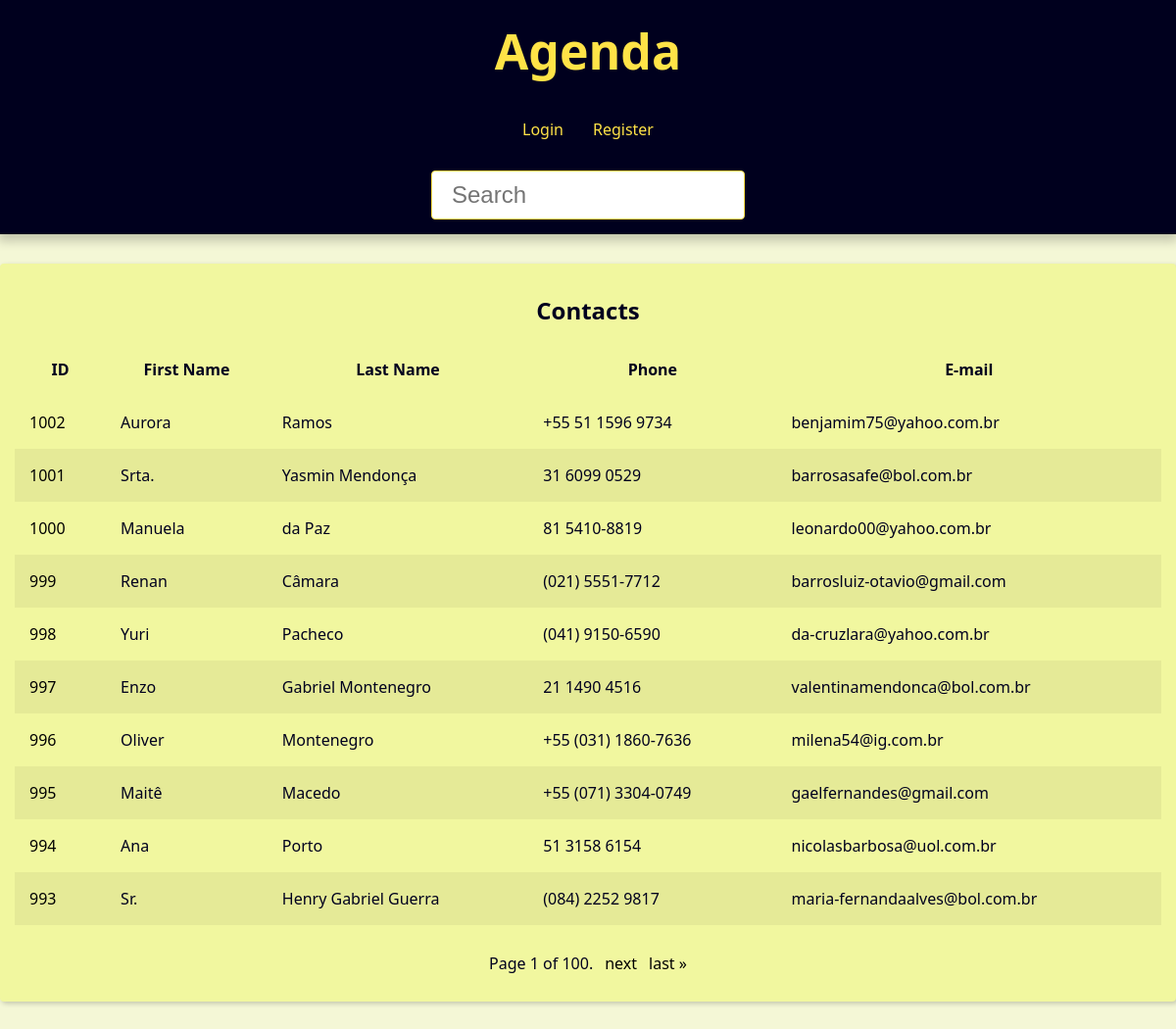
The app's page /, older data.
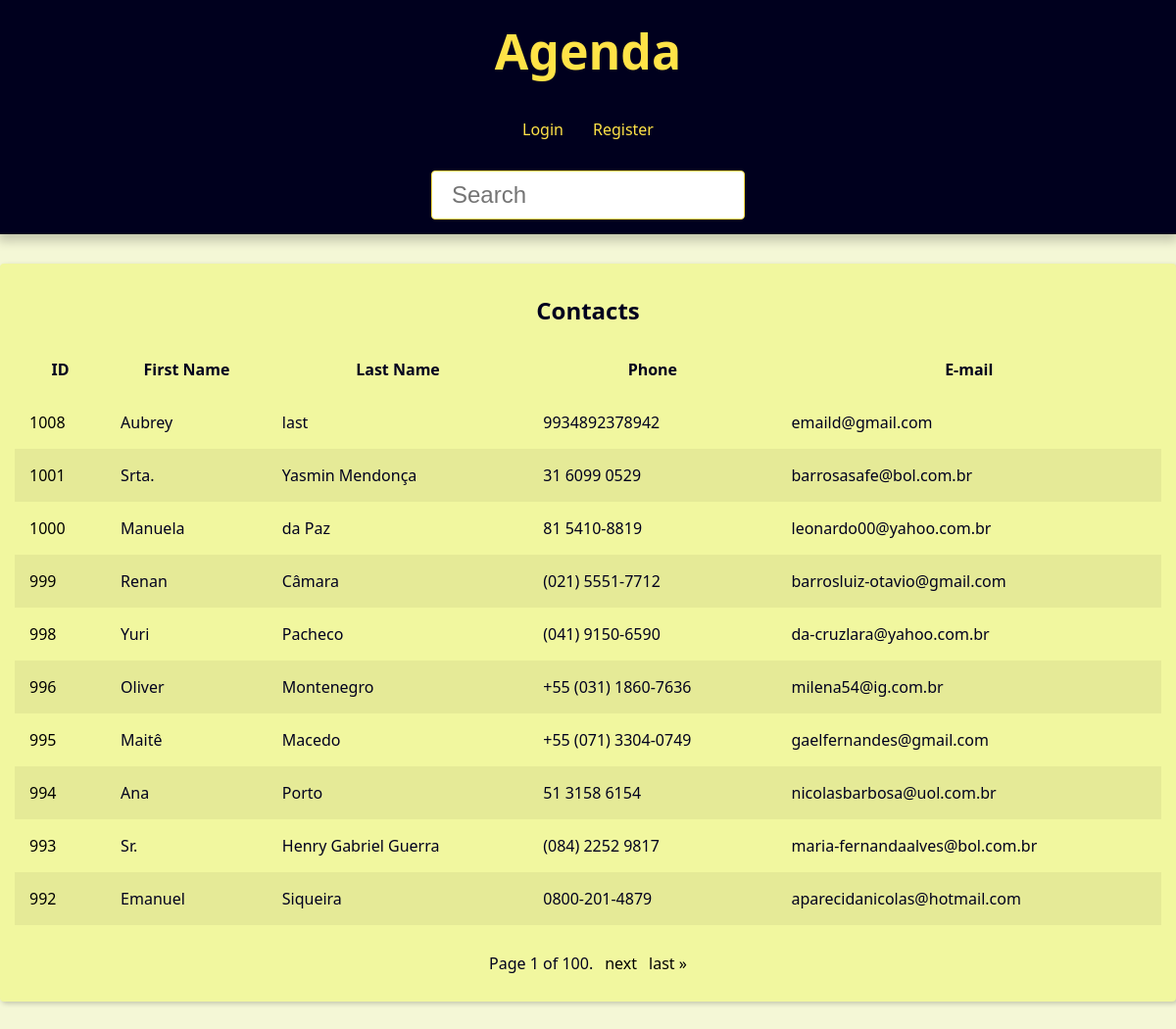
The same page, newer data.
### contact/models.py (models this page shows, shortened)
class Contact(models.Model):
    first_name = models.CharField(max_length=50)
    last_name = models.CharField(max_length=50, blank=True)
    phone = models.CharField(max_length=19, blank=True)
    email = models.EmailField(max_length=254, blank=True)
    created_date = models.DateTimeField(default=timezone.now)
    description = models.TextField(blank=True)
    show = models.BooleanField(default=True)
    picture = models.ImageField(blank=True, upload_to= 'pictures/%Y/%m/')
    category = models.ForeignKey(
        Category,
        on_delete=models.SET_NULL,
        blank=True, null=True,
    )
    owner = models.ForeignKey(
        User,
        on_delete=models.SET_NULL,
        blank=True, null=True,
    )

### contact/views/contact_views.py (the view)
# urls.py: path('', views.index, name='index'),
def index(request):
    contacts = Contact.objects\
        .filter(show=True).order_by('-id')
    paginator = Paginator(contacts, 10)
    page_number = request.GET.get("page")
    page_obj = paginator.get_page(page_number)
    context = {
        'page_obj': page_obj,
        'title': 'Contacts - '
    }
    return render(
        request,
        'contact/index.html',
        context,
    )

### contact/templates/contact/index.html
{% extends 'global/base.html' %}
{% block content %}
{% if page_obj %}
  <div class="responsive-table">
    <table class="contacts-table">
      <caption class="table-caption">
        Contacts
      </caption>
      <thead>
        <tr class="table-row.table-row-header">
          <th class="table-header">ID</th>
          <th class="table-header">First Name</th>
          <th class="table-header">Last Name</th>
          <th class="table-header">Phone</th>
          <th class="table-header">E-mail</th>
        </tr>
      </thead>
      <tbody>
        {% for contact in page_obj %}
          <tr class="table-row">
            <td class="table-cel">
              <a
               class="table-link"
               href="{% url 'contact:contact' contact.id %}">
                {{ contact.id }}
              </a>
            </td>
            <td class="table-cel">
              {{ contact.first_name }}
            </td>
            <td class="table-cel">
              {{ contact.last_name }}
            </td>
            <td class="table-cel">
              {{ contact.phone }}
            </td>
            <td class="table-cel">
              {{ contact.email }}
            </td>
          </tr>
        {% endfor %}
      </tbody>
    </table>
  </div>
{% else %}
  <div class="single-contact">
    <h1 class="single-contact-name">
      No contacts found.
    </h1>
  </div>
{% endif %}
{% endblock content %}

Row changes from the older to the newer data that the page shows:
removed Contact: id "1002", first_name "Aurora", last_name "Ramos", phone "+55 51 1596 9734", email "benjamim75@yahoo.com.br"
removed Contact: id "997", first_name "Enzo", last_name "Gabriel Montenegro", phone "21 1490 4516", email "valentinamendonca@bol.com.br"
added Contact: id "1008", first_name "Aubrey", last_name "last", phone "9934892378942", email "emaild@gmail.com"
now on this page (row unchanged): Contact: id "992", first_name "Emanuel", last_name "Siqueira", phone "0800-201-4879", email "aparecidanicolas@hotmail.com"
